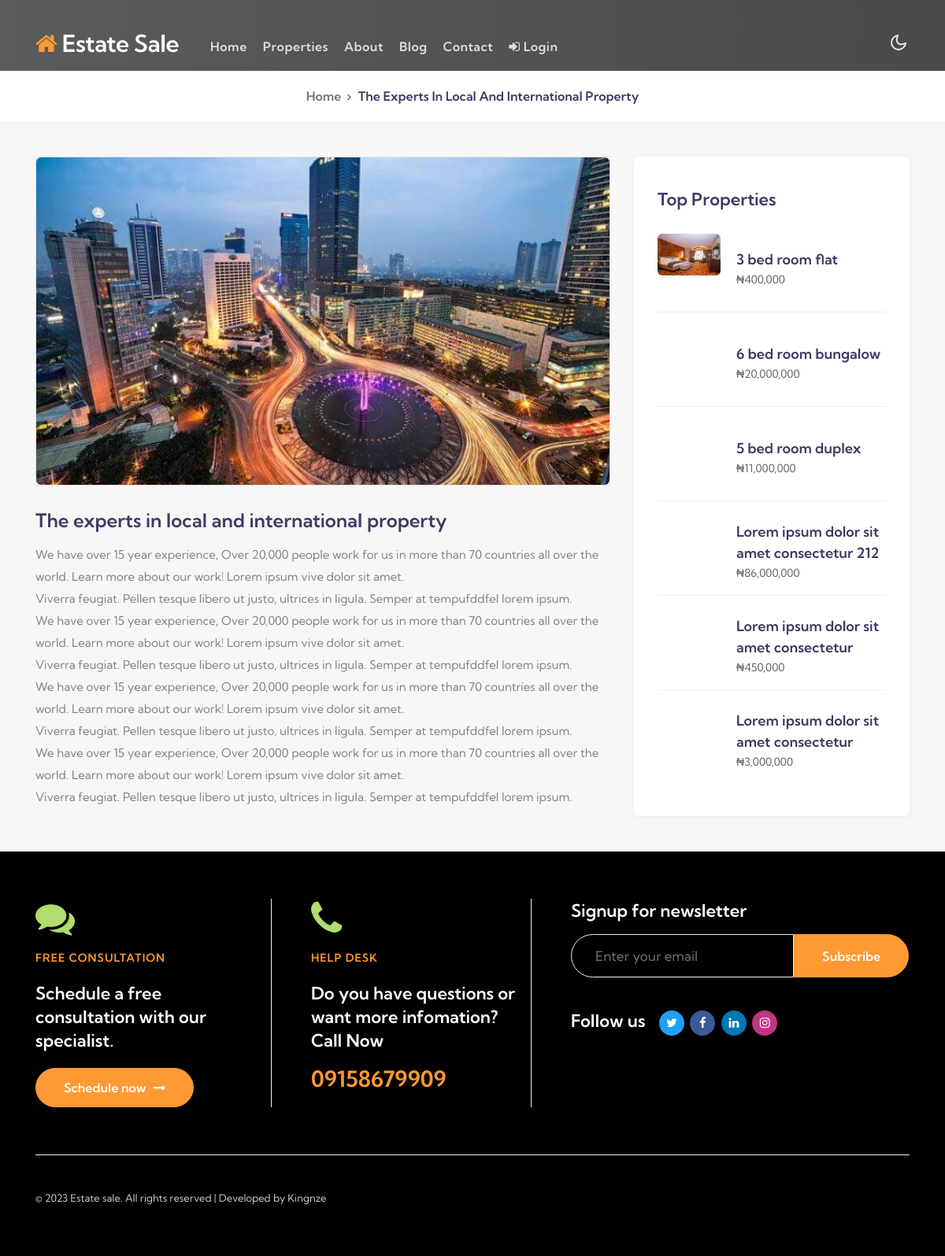
/whoweare/the-experts-in-local-and-international-property/, run on the app's committed database.
### realestate/models.py (models this page shows, shortened)
class Whoweare(models.Model):
    subtitle = models.CharField(max_length=200)
    title = models.CharField(max_length=500)
    property = models.CharField(max_length=500)
    advice = models.CharField(max_length=500)
    services = models.CharField(max_length=500)
    responsibility = models.CharField(max_length=500)
    structure = models.CharField(max_length=500)
    strategy = models.CharField(max_length=500)
    leadimg = models.ImageField(default='myleadimg.jpg',null=True,blank=True)
    body = RichTextField()
    slug = models.SlugField(max_length=550,null=True,blank=True)
    published = models.BooleanField(default=True)
    date = models.DateTimeField(default=datetime.now, blank=True)
    class Meta:
        db_table = 'Whoweare'
        managed = True
        verbose_name = 'Whoweare'
        verbose_name_plural = 'Whoweare'

class Top_properties(models.Model):
    realtor = models.ForeignKey(Realtor, on_delete=models.DO_NOTHING)
    property_id = models.CharField(max_length=200)
    title = models.CharField(max_length=500)
    RentOrBuy = models.CharField(max_length=10)
    address = models.CharField(max_length=500)
    state = models.CharField(max_length=100)
    description = models.TextField(blank=True)
    price = models.IntegerField()
    bedrooms = models.CharField(max_length=20, blank=True)
    bathrooms = models.CharField(max_length=20, blank=True)
    garage = models.CharField(max_length=20, blank=True)
    sqft = models.CharField(max_length=20, blank=True)
    plot_size = models.CharField(max_length=50, blank=True)
    photo_main = models.ImageField(upload_to='photos/%y/%m/%d/')
    photo_1 = models.ImageField(upload_to='photos/%y/%m/%d/', blank=True)
    photo_2 = models.ImageField(upload_to='photos/%y/%m/%d/', blank=True)
    photo_3 = models.ImageField(upload_to='photos/%y/%m/%d/', blank=True)
    photo_4 = models.ImageField(upload_to='photos/%y/%m/%d/', blank=True)
    photo_5 = models.ImageField(upload_to='photos/%y/%m/%d/', blank=True)
    photo_6 = models.ImageField(upload_to='photos/%y/%m/%d/', blank=True)
    photo_7 = models.ImageField(upload_to='photos/%y/%m/%d/', blank=True)
    published = models.BooleanField(default=True)
    date = models.DateTimeField(default=datetime.now, blank=True)

### realestate/views.py (the view)
# urls.py: path('whoweare/<slug:slug_id>/',views.whowearedetail,name='whowearedetail'),
def whowearedetail(request, slug_id):
    whowearedetail = Whoweare.objects.filter(slug=slug_id).first()
    top_properties = Top_properties.objects.order_by('-date').filter(published=True)[:9]
    context = {
        'post': whowearedetail,
        'top_properties': top_properties,
    }
    return render(request,'realestate/whowearedetail.html',context)

### templates/realestate/whowearedetail.html (shortened to what this page needs)
{% extends 'base.html' %}
{% load static %}
{% load humanize %}
{% block content %}
<section class="kinging-about-breadcrumb">
    <div class="breadcrumb-bg breadcrumb-bg-about pt-5">
        <div class="container pt-lg-5 py-5">
        </div>
    </div>
</section>
<section class="kinging-breadcrumb">
    <div class="container">
        <ul class="breadcrumbs-custom-path">
            <li><a href="{% url 'index' %}">Home</a></li>
            <li class="active"><span class="fa fa-angle-right mx-2" aria-hidden="true"></span> {{ post.title }}</li>
        </ul>
    </div>
</section>
<section class="kinging-blog post-content py-5">
    <div class="container py-lg-4 py-md-3 py-2">
        <div class="row">
            {% if post %}
            <div class="col-lg-8 kinging-news">
                <div class="blog-single-post">
                    <div class="single-post-image mb-5">
                        <div class="owl-blog owl-carousel owl-theme">
                            <div class="item">
                                <div class="card">
                                    {% if post.leadimg %}
                                    <img src="{{post.leadimg.url}}" class="img-fluid radius-image" alt="image">
                                </div>
                                {% endif %}
                            </div>
                        </div>
                    </div>
                    <div class="post-content">
                        <h2 class="title-single">{{ post.title }}</h2>
                    </div>
                    <div class="single-post-content">
                        <p class="mb-4">{{post.body | safe}}</p>
                    </div>
                </div>
            </div>
            {% endif %}
            <div class="sidebar-side col-lg-4 col-md-12 col-sm-12 mt-lg-0 mt-5">
                <aside class="sidebar">
                    <div class="sidebar-widget popular-posts">
                        <div class="sidebar-title">
                            <h4>Top Properties</h4>
                        </div>
                        {% if top_properties %}
                        {% for item in top_properties %}
                        <article class="post">
                            <figure class="post-thumb"><img src="{{item.photo_main.url}}" class="radius-image" alt="">
                            </figure>
                            <div class="text"><a href="#blog-single">{{ item.title }}</a>
                                <div class="post-info">₦{{ item.price | intcomma }}</div>
                            </div>
                        </article>
                        {% endfor %}
                        {% endif %}
                    </div>
                </aside>
            </div>
        </div>
    </div>
</section>
{% endblock content %}

### templates/base.html (shortened to what this page needs)
{% load static %}
<!doctype html>
<html lang="en">
  <head>
    <link href="{% static 'css/bootstrap.css' %}" rel='stylesheet' type='text/css' />
    <link rel="stylesheet" href="{% static 'css/style.css' %}">
  </head>
  </head>
  <body>
    {% include '_nav.html' %}
    {% block content %}
    {% endblock content %}
    {% include '_footer.html' %}
  </body>
</html>

### templates/_nav.html (shortened to what this page needs)
{% load static %}
 <header id="site-header" class="fixed-top">
    <div class="container">
        <nav class="navbar navbar-expand-lg stroke px-0">
            <h1> <a class="navbar-brand" href="{% url 'index' %}">
                    <span class="fa fa-home"></span> Estate sale
                </a></h1>
            <div class="collapse navbar-collapse " id="navbarTogglerDemo02">
                <ul class="navbar-nav ml-lg-5 mr-auto">
                    <li
                    {% if '/' == request.path %}
                    class="nav-item active"
                    {% else %}
                    class="nav-item "
                    {% endif %}>
                        <a class="nav-link" href="{% url 'index' %}">Home <span class="sr-only">(current)</span></a>
                    </li>
                    <li
                    {% if 'myproperties' in request.path %}
                    class="nav-item active"
                    {% else %}
                    class="nav-item "
                    {% endif %}
                    >
                        <a class="nav-link" href="{% url 'myproperties' %}">Properties</a>
                    </li>
                    <li
                    {% if 'about' in request.path %}
                    class="nav-item active"
                    {% else %}
                    class="nav-item "
                    {% endif %}
                    >
                        <a class="nav-link" href="{% url 'about' %}">About</a>
                    </li>
                    <li
                    {% if 'blog' in request.path %}
                    class="nav-item active"
                    {% else %}
                    class="nav-item "
                    {% endif %}
                    >
                        <a class="nav-link" href="{% url 'blog' %}">Blog</a>
                    </li>
                    <li
                    {% if 'contact' in request.path %}
                    class="nav-item active"
                    {% else %}
                    class="nav-item "
                    {% endif %}
                    >
                        <a class="nav-link" href="{% url 'contact' %}">Contact</a>
                    </li>
                    {% if user.is_authenticated %}
                    <li
                    {% if 'dashboard' in request.path %}
                    class="nav-item active"
                    {% else %}
                    class="nav-item "
                    {% endif %}
                    >
                   <a class="nav-link" href="{% url 'dashboard' %}" ><i class="fa fa-user"></i> {{ user.username }}</a>
                 </li>
                  <li class="nav-item mr-3">
                    <a href="javascript:{document.getElementById('logout').submit()}"
                    class="nav-link">
                    <i class="fa fa-sign-out"></i> Logout
                   </a>
                   <form action="{% url 'logout' %}" method="POST" id="logout">
                     {% csrf_token %}
                     <input type="hidden">
                   </form>
                  </li>
                    {% else %}
                  <li
                    {% if 'Login' in request.path %}
                    class="nav-item active"
                    {% else %}
                    class="nav-item "
                    {% endif %}
                    >
                   <a class="nav-link" href="{% url 'login' %}" ><i class="fa fa-sign-in"></i> Login</a>
                 </li>
                    {% endif %}
                </ul>
            </div>
            <div class="mobile-position">
                <nav class="navigation">
                    <div class="theme-switch-wrapper">
                        <label class="theme-switch" for="checkbox">
                            <div class="mode-container">
                                <i class="gg-moon"></i>
                            </div>
                        </label>
                    </div>
                </nav>
            </div>
        </nav>
    </div>
  </header>

### templates/_footer.html (shortened to what this page needs)
{% load static %}
  <section  class="kinging-footers-20">
    <div  class="footers20">
      <div class="container">
        <div class="footers20-content">
          <div class="d-grid grid-col-4 grids-content">
            <div class="column">
              <a href="{% url 'contact' %}" class="link"><span class="fa fa-comments"></span></a>
              <a href="{% url 'contact' %}" class="title-small">Free consultation</a>
              <h4 style="color: white;">Schedule a free consultation with our specialist.</h4>
              <a href="{% url 'contact' %}" class="btn btn-style btn-primary"> Schedule now
                <span class="fa fa-long-arrow-right ml-2"></span> </a>
            </div>
            <div class="column">
              <a class="link"><span class="fa fa-phone"></span></a>
              <a class="title-small">help desk</a>
              <h4 style="color: white;">Do you have questions or want more infomation? Call Now</h4>
              <a href="tel:09158679909">
                <p class="contact-phone mt-2"> 09158679909
                </p>
              </a>
            </div>
            <div class="column mt-lg-0 mt-md-5">
              <h4 style="color: white;" class="mb-1">Signup for newsletter</h4>
              <form action="#" class="subscribe-form mt-4" method="post">
                <div class="form-group">
                  <input type="email" name="email" placeholder="Enter your email" required="">
                  <button class="btn btn-style btn-primary">Subscribe</button>
                </div>
              </form>
              <ul class="footers-17_social">
                <h4 style="color: white;" class="d-inline mr-4">Follow us</h4>
                <li><a href="#url" class="twitter"><span class="fa fa-twitter"></span></a></li>
                <li><a href="#url" class="facebook"><span class="fa fa-facebook"></span></a></li>
                <li><a href="#url" class="linkedin"><span class="fa fa-linkedin"></span></a></li>
                <li><a href="#url" class="instagram"><span class="fa fa-instagram"></span></a></li>
              </ul>
            </div>
          </div>
          <div class="d-grid grid-col-3 grids-content1 bottom-border">
            <div class="columns copyright-grid align-self">
              <p style="color: white; font-size: small;" class="copy-footer-29">© 2023 Estate sale. All rights reserved | Developed by Kingnze</p>
            </div>
          </div>
        </div>
      </div>
    </div>
  </section>

### data on the page
Whoweare: title "The Experts In Local And International Property", leadimg (picture), title "The experts in local and international property", body "We have over 15 year experience, Over 20,000 people work for us in more than 70 countries all over the world. Learn more about our work! Lorem ipsum vive dolor sit amet. Viverra feugiat. Pellen tesque libero ut justo, ultrices in ligula. Semper at tempufddfel lorem ipsum. We have over 15 year experience, Over 20,000 people work for us in more than 70 countries all over the world. Learn more about our work! Lorem ipsum vive dolor sit amet. Viverra feugiat. Pellen tesque libero ut justo, ultrices in ligula. Semper at tempufddfel lorem ipsum. We have over 15 year experience, Over 20,000 people work for us in more than 70 countries all over the world. Learn more about our work! Lorem ipsum vive…"
Top_properties: photo_main (picture), title "3 bed room flat", price "400,000"
Top_properties: title "6 bed room bungalow", price "20,000,000"
Top_properties: title "5 bed room duplex", price "11,000,000"
Top_properties: title "Lorem ipsum dolor sit amet consectetur 212", price "86,000,000"
Top_properties: title "Lorem ipsum dolor sit amet consectetur", price "450,000"
Top_properties: title "Lorem ipsum dolor sit amet consectetur", price "3,000,000"
